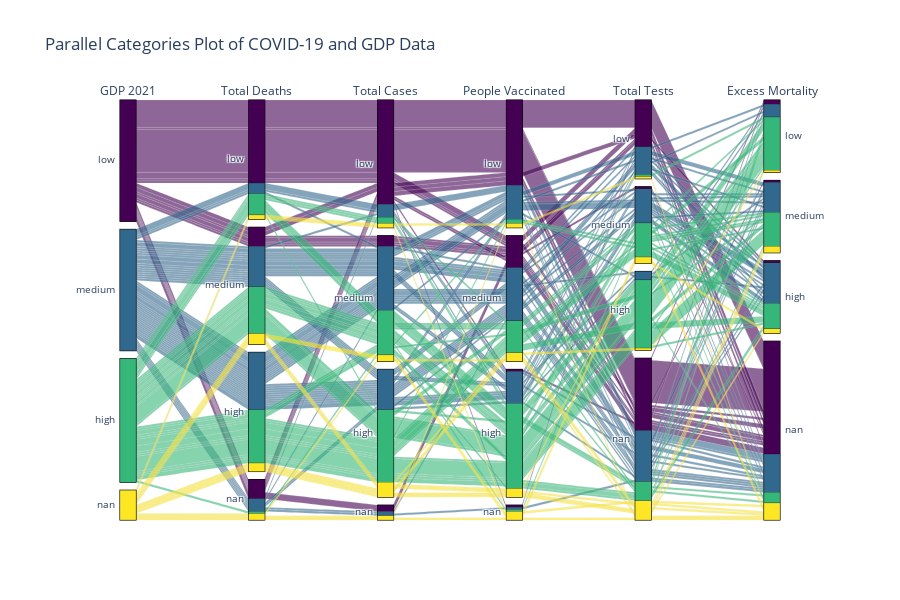

The code cell stored with this chart in its notebook:
### Markdown cell above
#### Argument 2: 
**Countries with a lower gdp have less resources to spend on testing and recording data which makes it seem like they are performing better at handling the pandemic**

To visualize how GDP impacts various factors, we can use a parallel categories plot to visualize the correlations between these categories. This type of plot will help us understand how countries with lower GDP might appear to manage the pandemic more effectively due to limited resources for testing and data recording. We have chosen to use data from the year 2021 because this is the year when the majority of people began to receive vaccinations.

### Code cell
import pandas as pd
import plotly.graph_objs as go

# Load COVID-19 and GDP data
covid_df = pd.read_csv('owid-covid-data.csv')
gdp_df = pd.read_csv('GDP-data.csv', skiprows=4)

# Filter COVID-19 data for 2021 and 2020 and exclude certain locations
covid_2021_df = covid_df[covid_df['date'].str.startswith('2021')]
covid_2020_df = covid_df[covid_df['date'].str.startswith('2020')]
exclude_locations = ['World', 'Upper middle income', 'Lower middle income', 'High income', 'Low income',
                     'European Union', 'North America', 'South America', 'Asia', 'Oceania', 'Africa']
covid_2021_df = covid_2021_df[~covid_2021_df['location'].isin(exclude_locations)]
covid_2020_df = covid_2020_df[~covid_2020_df['location'].isin(exclude_locations)]

# Define variables of interest
variables = ['total_deaths_per_million', 'total_cases_per_million', 'people_vaccinated_per_hundred', 
             'total_tests_per_thousand', 'excess_mortality_cumulative_per_million']

# Compute last values for each variable by location for 2021 and 2020
last_values_2021_dfs = {}
last_values_2020_dfs = {}
for var in variables:
    last_values_2021_dfs[var] = covid_2021_df.groupby('location').last()[var].reset_index()
    last_values_2020_dfs[var] = covid_2020_df.groupby('location').last()[var].reset_index()

# Merge COVID-19 variables for 2021 with GDP data
merged_df = last_values_2021_dfs[variables[0]]
for var in variables[1:]:
    merged_df = pd.merge(merged_df, last_values_2021_dfs[var], on='location', how='left')

# Rename columns for clarity
for var in variables:
    merged_df = merged_df.rename(columns={var: f'{var}_2021'})

# Merge last values of 2020
for var in variables:
    if var != 'people_vaccinated_per_hundred':  # Skip 'people_vaccinated_per_hundred'
        merged_df = pd.merge(merged_df, last_values_2020_dfs[var].rename(columns={var: f'{var}_2020'}), on='location', how='left')

# Adjust variables by subtracting 2020 values from 2021 values, except for 'people_vaccinated_per_hundred'
for var in variables:
    if var != 'people_vaccinated_per_hundred':
        merged_df[var] = merged_df[f'{var}_2021'] - merged_df[f'{var}_2020']
    else:
        merged_df[var] = merged_df[f'{var}_2021']

# Drop unnecessary columns
columns_to_drop = [f'{var}_2021' for var in variables if var != 'people_vaccinated_per_hundred'] + [f'{var}_2020' for var in variables if var != 'people_vaccinated_per_hundred']
merged_df = merged_df.drop(columns=columns_to_drop)

# Merge with GDP data
gdp_df = gdp_df.rename(columns={"Country Name": 'location'})
gdp_df = gdp_df[['location', "2021"]]
final_merged_df = pd.merge(merged_df, gdp_df, on='location', how='inner')
final_merged_df = final_merged_df.rename(columns={"2021": "GDP_2021"})

# Categorical binning for each variable
for var in variables + ['GDP_2021']:
    final_merged_df[f'{var}_category'] = pd.qcut(final_merged_df[var], q=3, labels=['low', 'medium', 'high'])

# Define category orders for each variable
category_orders = {
    'GDP_2021_category': ['low', 'medium', 'high'],
    'total_deaths_per_million_category': ['low', 'medium', 'high'],
    'total_cases_per_million_category': ['low', 'medium', 'high'],
    'people_vaccinated_per_hundred_category': ['low', 'medium', 'high'],
    'total_tests_per_thousand_category': ['low', 'medium', 'high'],
    'excess_mortality_cumulative_per_million_category': ['low', 'medium', 'high'] 
}

# Ensure all variables are treated as categorical
for var in variables + ['GDP_2021']:
    final_merged_df[f'{var}_category'] = final_merged_df[f'{var}_category'].astype('category').cat.add_categories('nan').fillna('nan')

# Define dimensions for Plotly Parcats
dimensions = [
    {'label': 'GDP 2021', 'values': final_merged_df['GDP_2021_category'], 'categoryorder': 'array', 'categoryarray': category_orders['GDP_2021_category']},
    {'label': 'Total Deaths', 'values': final_merged_df['total_deaths_per_million_category'], 'categoryorder': 'array', 'categoryarray': category_orders['total_deaths_per_million_category']},
    {'label': 'Total Cases', 'values': final_merged_df['total_cases_per_million_category'], 'categoryorder': 'array', 'categoryarray': category_orders['total_cases_per_million_category']},
    {'label': 'People Vaccinated', 'values': final_merged_df['people_vaccinated_per_hundred_category'], 'categoryorder': 'array', 'categoryarray': category_orders['people_vaccinated_per_hundred_category']},
    {'label': 'Total Tests', 'values': final_merged_df['total_tests_per_thousand_category'], 'categoryorder': 'array', 'categoryarray': category_orders['total_tests_per_thousand_category']},
    {'label': 'Excess Mortality', 'values': final_merged_df['excess_mortality_cumulative_per_million_category'], 'categoryorder': 'array', 'categoryarray': category_orders['excess_mortality_cumulative_per_million_category']}
]

# Create the Parcats figure
fig = go.Figure(data=[
    go.Parcats(
        dimensions=dimensions,
        line={'color': final_merged_df['GDP_2021_category'].cat.codes, 'colorscale': 'Viridis', 'showscale': False},
        hoverinfo='count+probability',
        arrangement='freeform'
    )
])

# Update layout and display the plot
fig.update_layout(
    title='Parallel Categories Plot of COVID-19 and GDP Data',
    height=600
)

fig.show()

### Figure 1 — Plotly figure (JSON) as saved in the notebook; plotly's stock layout.template omitted (floating-point values rounded to 4 significant figures; data arrays with more than 128 entries replaced by an {"elided": "..."} marker saying what was removed)
{"data": [{"arrangement": "freeform", "dimensions": [{"categoryarray": ["low", "medium", "high"], "categoryorder": "array", "label": "GDP 2021", "values": {"elided": "186 str values"}}, {"categoryarray": ["low", "medium", "high"], "categoryorder": "array", "label": "Total Deaths", "values": {"elided": "186 str values"}}, {"categoryarray": ["low", "medium", "high"], "categoryorder": "array", "label": "Total Cases", "values": {"elided": "186 str values"}}, {"categoryarray": ["low", "medium", "high"], "categoryorder": "array", "label": "People Vaccinated", "values": {"elided": "186 str values"}}, {"categoryarray": ["low", "medium", "high"], "categoryorder": "array", "label": "Total Tests", "values": {"elided": "186 str values"}}, {"categoryarray": ["low", "medium", "high"], "categoryorder": "array", "label": "Excess Mortality", "values": {"elided": "186 str values"}}], "hoverinfo": "count+probability", "line": {"color": {"elided": "186 int values"}, "colorscale": [[0, "#440154"], [0.1111, "#482878"], [0.2222, "#3e4989"], [0.3333, "#31688e"], [0.4444, "#26828e"], [0.5556, "#1f9e89"], [0.6667, "#35b779"], [0.7778, "#6ece58"], [0.8889, "#b5de2b"], [1, "#fde725"]], "showscale": false}, "type": "parcats"}], "layout": {"height": 600, "title": {"text": "Parallel Categories Plot of COVID-19 and GDP Data"}}}
